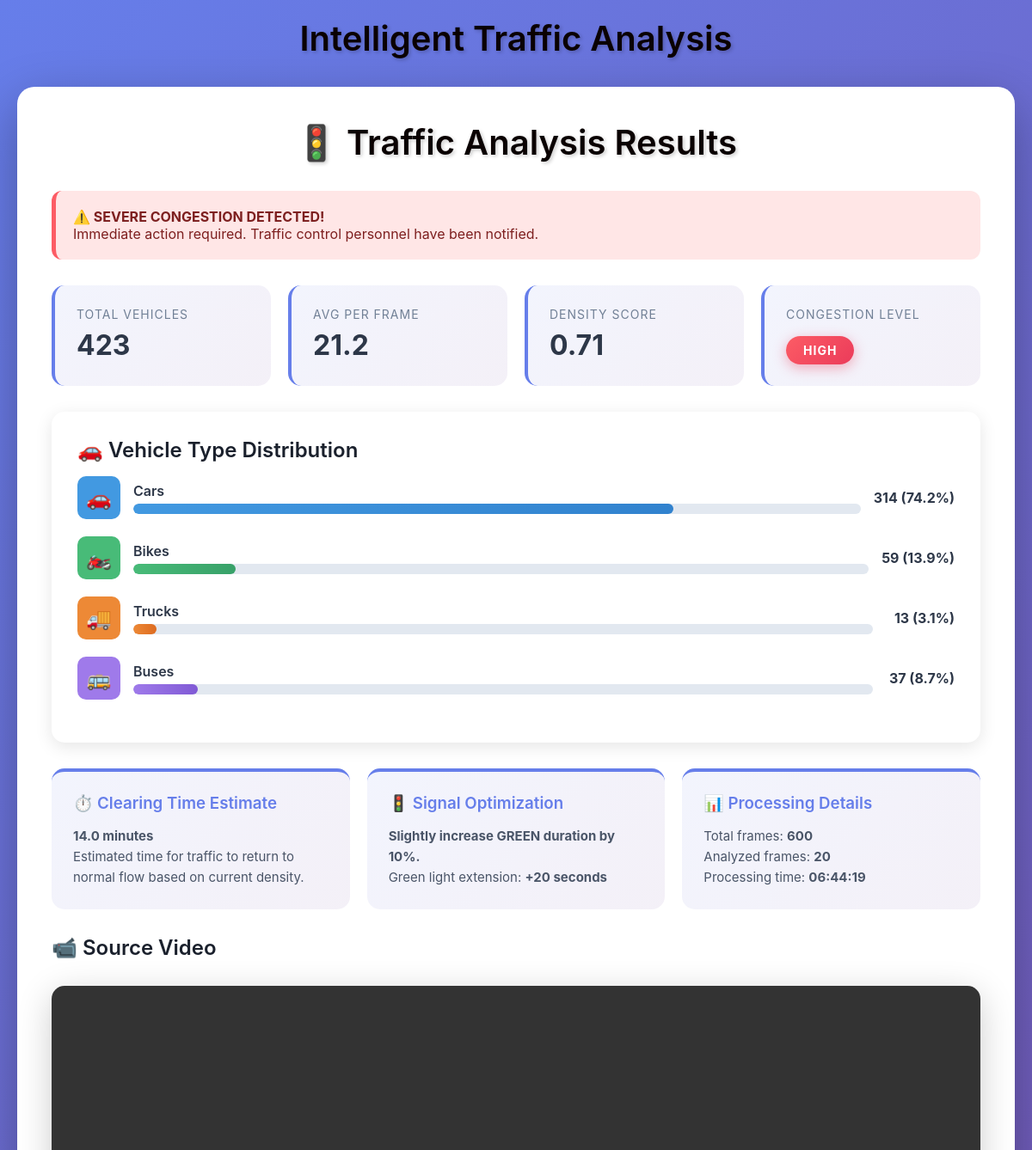
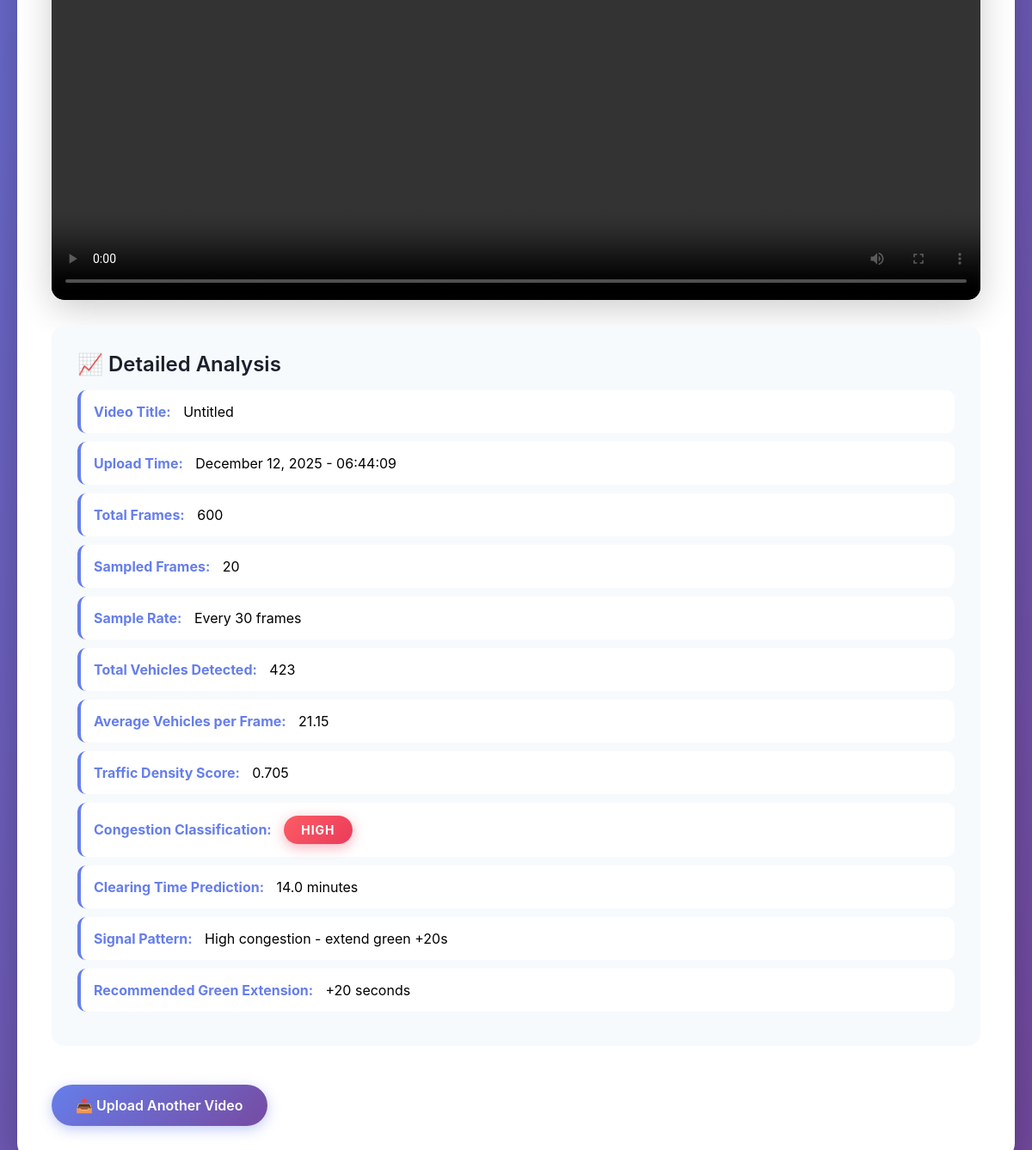
The app's page /results/13/ with its own data (2 pictures, top to bottom).
### traffic_app/models.py (models this page shows, shortened)
class ProcessingResult(models.Model):
    video = models.OneToOneField(VideoUpload, on_delete=models.CASCADE, related_name="result")
    total_frames = models.IntegerField(default=0)
    sampled_frames = models.IntegerField(default=0)
    total_vehicles = models.IntegerField(default=0)
    avg_vehicles_per_frame = models.FloatField(default=0.0)
    density_score = models.FloatField(default=0.0)
    congestion = models.CharField(
        max_length=10,
        choices=[("LOW","LOW"),("MEDIUM","MEDIUM"),("HIGH","HIGH")],
        default="LOW"
    )
    signal_green_extension = models.FloatField(default=0.0)
    signal_pattern = models.CharField(max_length=100, default="")
    signal_recommendation = models.CharField(max_length=200, default="")
    clearing_time = models.FloatField(default=0.0)
    count_cars = models.IntegerField(default=0)
    count_bikes = models.IntegerField(default=0)
    count_trucks = models.IntegerField(default=0)
    count_buses = models.IntegerField(default=0)
    processed_at = models.DateTimeField(auto_now_add=True)

class VideoUpload(models.Model):
    title = models.CharField(max_length=200, blank=True)
    video_file = models.FileField(upload_to="uploads/")
    uploaded_at = models.DateTimeField(auto_now_add=True)
    processed = models.BooleanField(default=False)

### traffic_app/views.py (the view)
# urls.py: path("results/<int:pk>/", views.results_view, name="results"),
def results_view(request, pk):
    video = get_object_or_404(VideoUpload, pk=pk)
    result = getattr(video, "result", None)
    if result:
        total = result.count_cars + result.count_bikes + result.count_trucks + result.count_buses
        vehicle_percentages = {
            "cars": round((result.count_cars / total * 100) if total > 0 else 0, 1),
            "bikes": round((result.count_bikes / total * 100) if total > 0 else 0, 1),
            "trucks": round((result.count_trucks / total * 100) if total > 0 else 0, 1),
            "buses": round((result.count_buses / total * 100) if total > 0 else 0, 1),
        }
    else:
        vehicle_percentages = {"cars": 0, "bikes": 0, "trucks": 0, "buses": 0}
    context = {
        "video": video,
        "result": result,
        "vehicle_percentages": vehicle_percentages
    }
    return render(request, "traffic_app/results.html", context)

### traffic_app/templates/traffic_app/results.html (shortened to what this page needs)
{% extends "traffic_app/base.html" %}
{% block content %}
<div class="container-card">
    <h1>🚦 Traffic Analysis Results</h1>
    {% if result.congestion == "HIGH" %}
    <div class="alert-box alert-danger">
        <strong>⚠️ SEVERE CONGESTION DETECTED!</strong>
        <p>Immediate action required. Traffic control personnel have been notified.</p>
    </div>
    {% elif result.congestion == "MEDIUM" %}
    <div class="alert-box alert-warning">
        <strong>⚠️ Moderate Congestion</strong>
        <p>Traffic flow is affected. Monitor situation closely.</p>
    </div>
    {% else %}
    <div class="alert-box alert-success">
        <strong>✓ Normal Traffic Flow</strong>
        <p>Traffic conditions are within normal parameters.</p>
    </div>
    {% endif %}
    <div class="stats-grid">
        <div class="stat-card">
            <div class="stat-label">Total Vehicles</div>
            <div class="stat-value">{{ result.total_vehicles }}</div>
        </div>
        <div class="stat-card">
            <div class="stat-label">Avg per Frame</div>
            <div class="stat-value">{{ result.avg_vehicles_per_frame|floatformat:1 }}</div>
        </div>
        <div class="stat-card">
            <div class="stat-label">Density Score</div>
            <div class="stat-value">{{ result.density_score|floatformat:2 }}</div>
        </div>
        <div class="stat-card">
            <div class="stat-label">Congestion Level</div>
            <div class="stat-value">
                <span class="congestion-badge congestion-{{ result.congestion|lower }}">
                    {{ result.congestion }}
                </span>
            </div>
        </div>
    </div>
    <div class="vehicle-breakdown">
        <h2>🚗 Vehicle Type Distribution</h2>
        <div class="vehicle-item">
            <div class="vehicle-icon car">🚗</div>
            <div class="vehicle-info">
                <div class="vehicle-name">Cars</div>
                <div class="vehicle-bar">
                    <div class="vehicle-bar-fill car" style="width: {{ vehicle_percentages.cars }}%"></div>
                </div>
            </div>
            <div class="vehicle-count">{{ result.count_cars }} ({{ vehicle_percentages.cars }}%)</div>
        </div>
        <div class="vehicle-item">
            <div class="vehicle-icon bike">🏍️</div>
            <div class="vehicle-info">
                <div class="vehicle-name">Bikes</div>
                <div class="vehicle-bar">
                    <div class="vehicle-bar-fill bike" style="width: {{ vehicle_percentages.bikes }}%"></div>
                </div>
            </div>
            <div class="vehicle-count">{{ result.count_bikes }} ({{ vehicle_percentages.bikes }}%)</div>
        </div>
        <div class="vehicle-item">
            <div class="vehicle-icon truck">🚚</div>
            <div class="vehicle-info">
                <div class="vehicle-name">Trucks</div>
                <div class="vehicle-bar">
                    <div class="vehicle-bar-fill truck" style="width: {{ vehicle_percentages.trucks }}%"></div>
                </div>
            </div>
            <div class="vehicle-count">{{ result.count_trucks }} ({{ vehicle_percentages.trucks }}%)</div>
        </div>
        <div class="vehicle-item">
            <div class="vehicle-icon bus">🚌</div>
            <div class="vehicle-info">
                <div class="vehicle-name">Buses</div>
                <div class="vehicle-bar">
                    <div class="vehicle-bar-fill bus" style="width: {{ vehicle_percentages.buses }}%"></div>
                </div>
            </div>
            <div class="vehicle-count">{{ result.count_buses }} ({{ vehicle_percentages.buses }}%)</div>
        </div>
    </div>
    <div class="recommendations">
        <div class="recommendation-card">
            <h3>⏱️ Clearing Time Estimate</h3>
            <p><strong>{{ result.clearing_time }} minutes</strong></p>
            <p>Estimated time for traffic to return to normal flow based on current density.</p>
        </div>
        <div class="recommendation-card">
            <h3>🚦 Signal Optimization</h3>
            <p><strong>{{ result.signal_recommendation }}</strong></p>
            <p>Green light extension: <strong>+{{ result.signal_green_extension|floatformat:0 }} seconds</strong></p>
        </div>
        <div class="recommendation-card">
            <h3>📊 Processing Details</h3>
            <p>Total frames: <strong>{{ result.total_frames }}</strong></p>
            <p>Analyzed frames: <strong>{{ result.sampled_frames }}</strong></p>
            <p>Processing time: <strong>{{ result.processed_at|date:"H:i:s" }}</strong></p>
        </div>
    </div>
    <h2>📹 Source Video</h2>
    <div class="video-frame">
        <video width="100%" controls>
            <source src="{{ video.video_file.url }}" type="video/mp4">
        </video>
    </div>
    <div class="metrics-section">
        <h2>📈 Detailed Analysis</h2>
        <ul class="metrics-list">
            <li><b>Video Title:</b> {{ video.title|default:"Untitled" }}</li>
            <li><b>Upload Time:</b> {{ video.uploaded_at|date:"F d, Y - H:i:s" }}</li>
            <li><b>Total Frames:</b> {{ result.total_frames }}</li>
            <li><b>Sampled Frames:</b> {{ result.sampled_frames }}</li>
            <li><b>Sample Rate:</b> Every 30 frames</li>
            <li><b>Total Vehicles Detected:</b> {{ result.total_vehicles }}</li>
            <li><b>Average Vehicles per Frame:</b> {{ result.avg_vehicles_per_frame|floatformat:2 }}</li>
            <li><b>Traffic Density Score:</b> {{ result.density_score|floatformat:3 }}</li>
            <li><b>Congestion Classification:</b>
                <span class="congestion-badge congestion-{{ result.congestion|lower }}">
                    {{ result.congestion }}
                </span>
            </li>
            <li><b>Clearing Time Prediction:</b> {{ result.clearing_time }} minutes</li>
            <li><b>Signal Pattern:</b> {{ result.signal_pattern }}</li>
            <li><b>Recommended Green Extension:</b> +{{ result.signal_green_extension|floatformat:0 }} seconds</li>
        </ul>
    </div>
    <a href="{% url 'traffic_app:upload' %}" class="btn">📤 Upload Another Video</a>
</div>
{% endblock %}

### traffic_app/static/traffic_app/css/style.css (style rules this page uses)
* { margin: 0; padding: 0; box-sizing: border-box; }
body { background: linear-gradient(135deg, #667eea 0%, #764ba2 100%); font-family: "Inter", "Segoe UI", Tahoma, Geneva, Verdana, sans-serif; min-height: 100vh; padding: 20px; }
h1, h2, h3 { font-weight: 600; color: #1a202c; margin-bottom: 1rem; }
h1 { font-size: 2.5rem; text-align: center; color: rgb(10, 1, 1); text-shadow: 2px 2px 4px rgba(0,0,0,0.2); margin-bottom: 2rem; }
.container-card { max-width: 1200px; margin: 0 auto; padding: 40px; background: white; border-radius: 20px; box-shadow: 0 20px 60px rgba(0,0,0,0.3); animation: fadeIn 0.5s ease-in; }
.btn { display: inline-block; background: linear-gradient(135deg, #667eea 0%, #764ba2 100%); color: white; padding: 14px 28px; border-radius: 50px; text-decoration: none; border: none; font-weight: 600; font-size: 16px; cursor: pointer; transition: all 0.3s ease; box-shadow: 0 4px 15px rgba(102, 126, 234, 0.4); margin-top: 15px; }
.stats-grid { display: grid; grid-template-columns: repeat(auto-fit, minmax(250px, 1fr)); gap: 20px; margin: 30px 0; }
.stat-card { background: linear-gradient(135deg, #667eea15 0%, #764ba215 100%); padding: 25px; border-radius: 15px; border-left: 4px solid #667eea; transition: all 0.3s ease; }
.stat-label { font-size: 14px; color: #718096; text-transform: uppercase; letter-spacing: 1px; margin-bottom: 8px; }
.stat-value { font-size: 32px; font-weight: 700; color: #2d3748; }
.congestion-badge { display: inline-block; padding: 8px 20px; border-radius: 25px; font-weight: 700; font-size: 14px; text-transform: uppercase; letter-spacing: 1px; }
.congestion-high { background: linear-gradient(135deg, #fc5c65 0%, #eb3b5a 100%); color: white; box-shadow: 0 4px 15px rgba(235, 59, 90, 0.4); }
.video-frame { width: 100%; margin: 30px 0; border-radius: 15px; overflow: hidden; box-shadow: 0 10px 40px rgba(0,0,0,0.2); }
.video-frame video { width: 100%; display: block; }
.metrics-section { background: #f7fafc; padding: 30px; border-radius: 15px; margin: 30px 0; }
.metrics-list { list-style: none; }
.metrics-list li { padding: 15px; margin-bottom: 10px; background: white; border-radius: 10px; border-left: 4px solid #667eea; font-size: 16px; transition: all 0.3s ease; }
.metrics-list li b { color: #667eea; margin-right: 10px; }
.vehicle-breakdown { background: white; padding: 30px; border-radius: 15px; margin: 30px 0; box-shadow: 0 5px 20px rgba(0,0,0,0.1); }
.vehicle-item { display: flex; align-items: center; margin-bottom: 20px; }
.vehicle-icon { width: 50px; height: 50px; margin-right: 15px; font-size: 24px; display: flex; align-items: center; justify-content: center; border-radius: 10px; }
.vehicle-icon.car { background: #4299e1; color: white; }
.vehicle-icon.bike { background: #48bb78; color: white; }
.vehicle-icon.truck { background: #ed8936; color: white; }
.vehicle-icon.bus { background: #9f7aea; color: white; }
.vehicle-info { flex: 1; }
.vehicle-name { font-weight: 600; color: #2d3748; margin-bottom: 5px; }
.vehicle-bar { height: 12px; background: #e2e8f0; border-radius: 6px; overflow: hidden; position: relative; }
.vehicle-bar-fill { height: 100%; border-radius: 6px; transition: width 1s ease; }
.vehicle-bar-fill.car { background: linear-gradient(90deg, #4299e1, #3182ce); }
.vehicle-bar-fill.bike { background: linear-gradient(90deg, #48bb78, #38a169); }
.vehicle-bar-fill.truck { background: linear-gradient(90deg, #ed8936, #dd6b20); }
.vehicle-bar-fill.bus { background: linear-gradient(90deg, #9f7aea, #805ad5); }
.vehicle-count { margin-left: 15px; font-weight: 700; color: #2d3748; min-width: 80px; text-align: right; }
.alert-box { padding: 20px; border-radius: 12px; margin: 20px 0; border-left: 5px solid; animation: slideIn 0.5s ease; }
.alert-danger { background: #ffe6e6; border-color: #fc5c65; color: #7d1f1f; }
.recommendations { display: grid; grid-template-columns: repeat(auto-fit, minmax(300px, 1fr)); gap: 20px; margin: 30px 0; }
.recommendation-card { background: linear-gradient(135deg, #667eea15 0%, #764ba215 100%); padding: 25px; border-radius: 15px; border-top: 4px solid #667eea; }
.recommendation-card h3 { color: #667eea; margin-bottom: 15px; display: flex; align-items: center; gap: 10px; }
.recommendation-card p { color: #4a5568; line-height: 1.6; font-size: 15px; }

### records on screen
ProcessingResult: total_vehicles "423", avg_vehicles_per_frame "21.2", density_score "0.71", congestion "HIGH", count_cars "314", count_bikes "59", count_trucks "13", count_buses "37", clearing_time "14.0", signal_recommendation "Slightly increase GREEN duration by 10%.", signal_green_extension "20", total_frames "600", sampled_frames "20", processed_at "06:44:19", avg_vehicles_per_frame "21.15", density_score "0.705", signal_pattern "High congestion - extend green +20s"
VideoUpload: title "Untitled", uploaded_at "December 12, 2025 - 06:44:09"

### other values on screen
{{ vehicle_percentages.cars }} "74.2"
{{ vehicle_percentages.bikes }} "13.9"
{{ vehicle_percentages.trucks }} "3.1"
{{ vehicle_percentages.buses }} "8.7"
